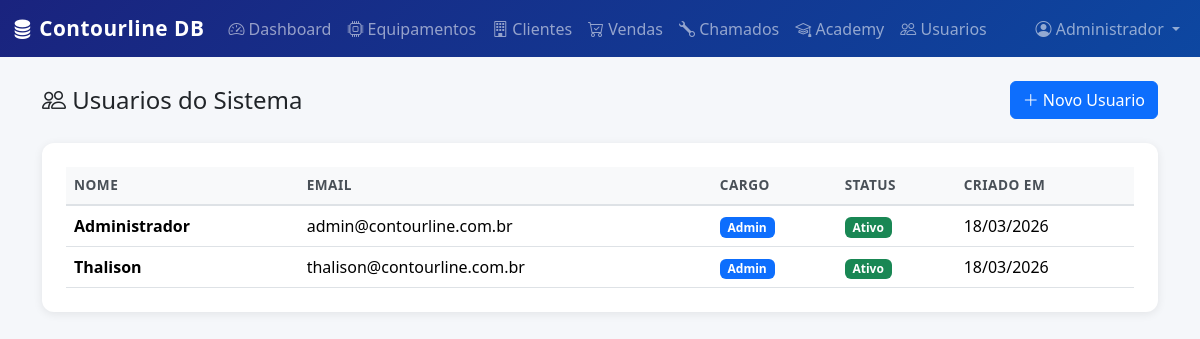
Screenshot of /admin/usuarios (signed in) with the database file from the repository.
### models.py (models this page shows, shortened)
class Usuario(UserMixin, db.Model):
    __tablename__ = 'usuarios'
    id = db.Column(db.Integer, primary_key=True)
    nome = db.Column(db.String(120), nullable=False)
    email = db.Column(db.String(120), unique=True, nullable=False)
    senha_hash = db.Column(db.String(256), nullable=False)
    cargo = db.Column(db.String(50), nullable=False, default='vendedor')  # admin, vendedor, tecnico, marketing
    ativo = db.Column(db.Boolean, default=True)
    criado_em = db.Column(db.DateTime, default=lambda: datetime.now(timezone.utc))
    vendas = db.relationship('Venda', backref='vendedor', lazy='dynamic', foreign_keys='Venda.vendedor_id')
    chamados = db.relationship('Chamado', backref='tecnico', lazy='dynamic', foreign_keys='Chamado.tecnico_id')

### app.py (the view)
    @app.route('/admin/usuarios')
    @login_required
    @cargo_required('admin')
    def admin_usuarios():
        usuarios = Usuario.query.order_by(Usuario.nome).all()
        return render_template('admin/usuarios.html', usuarios=usuarios)

### templates/admin/usuarios.html (shortened to what this page needs)
{% extends "base.html" %}
{% block content %}
<div class="container">
    <div class="d-flex justify-content-between align-items-center mb-4">
        <h4 class="mb-0"><i class="bi bi-people"></i> Usuarios do Sistema</h4>
        <a href="{{ url_for('admin_usuario_novo') }}" class="btn btn-primary"><i class="bi bi-plus-lg"></i> Novo Usuario</a>
    </div>
    <div class="table-container">
        <div class="table-responsive">
            <table class="table table-hover mb-0">
                <thead>
                    <tr>
                        <th>Nome</th>
                        <th>Email</th>
                        <th>Cargo</th>
                        <th>Status</th>
                        <th>Criado em</th>
                    </tr>
                </thead>
                <tbody>
                    {% for u in usuarios %}
                    <tr>
                        <td><strong>{{ u.nome }}</strong></td>
                        <td>{{ u.email }}</td>
                        <td><span class="badge bg-primary">{{ u.cargo | title }}</span></td>
                        <td>
                            {% if u.ativo %}
                            <span class="badge bg-success">Ativo</span>
                            {% else %}
                            <span class="badge bg-secondary">Inativo</span>
                            {% endif %}
                        </td>
                        <td>{{ u.criado_em.strftime('%d/%m/%Y') if u.criado_em else '-' }}</td>
                    </tr>
                    {% endfor %}
                </tbody>
            </table>
        </div>
    </div>
</div>
{% endblock %}

### templates/base.html (shortened to what this page needs)
<!DOCTYPE html>
<html lang="pt-BR">
<head>
    <link href="https://cdn.jsdelivr.net/npm/bootstrap@5.3.3/dist/css/bootstrap.min.css" rel="stylesheet">
    <link href="https://cdn.jsdelivr.net/npm/bootstrap-icons@1.11.3/font/bootstrap-icons.min.css" rel="stylesheet">
    <link href="{{ url_for('static', filename='css/style.css') }}" rel="stylesheet">
</head>
<body>
{% if current_user.is_authenticated %}
<nav class="navbar navbar-expand-lg navbar-dark bg-contourline">
    <div class="container-fluid">
        <a class="navbar-brand fw-bold" href="{{ url_for('dashboard') }}">
            <i class="bi bi-database-fill"></i> Contourline DB
        </a>
        <div class="collapse navbar-collapse" id="navbarNav">
            <ul class="navbar-nav me-auto">
                <li class="nav-item">
                    <a class="nav-link" href="{{ url_for('dashboard') }}"><i class="bi bi-speedometer2"></i> Dashboard</a>
                </li>
                <li class="nav-item">
                    <a class="nav-link" href="{{ url_for('equipamentos_lista') }}"><i class="bi bi-cpu"></i> Equipamentos</a>
                </li>
                <li class="nav-item">
                    <a class="nav-link" href="{{ url_for('clientes_lista') }}"><i class="bi bi-building"></i> Clientes</a>
                </li>
                {% if current_user.cargo in ['admin', 'vendedor', 'marketing'] %}
                <li class="nav-item">
                    <a class="nav-link" href="{{ url_for('vendas_lista') }}"><i class="bi bi-cart-check"></i> Vendas</a>
                </li>
                {% endif %}
                <li class="nav-item">
                    <a class="nav-link" href="{{ url_for('chamados_lista') }}"><i class="bi bi-wrench"></i> Chamados</a>
                </li>
                <li class="nav-item">
                    <a class="nav-link" href="{{ url_for('academy_lista') }}"><i class="bi bi-mortarboard"></i> Academy</a>
                </li>
                {% if current_user.cargo == 'admin' %}
                <li class="nav-item">
                    <a class="nav-link" href="{{ url_for('admin_usuarios') }}"><i class="bi bi-people"></i> Usuarios</a>
                </li>
                {% endif %}
            </ul>
            <ul class="navbar-nav">
                <li class="nav-item dropdown">
                    <a class="nav-link dropdown-toggle" href="#" role="button" data-bs-toggle="dropdown">
                        <i class="bi bi-person-circle"></i> {{ current_user.nome }}
                    </a>
                </li>
            </ul>
        </div>
    </div>
</nav>
{% endif %}
<main class="container-fluid py-4">
    {% block content %}{% endblock %}
</main>
</body>
</html>

### static/css/style.css (style rules this page uses)
:root { --cl-primary: #1a237e; --cl-secondary: #0d47a1; --cl-accent: #00bcd4; --cl-success: #2e7d32; --cl-warning: #f57f17; --cl-danger: #c62828; --cl-light: #f5f7fa; --cl-dark: #1a1a2e; }
body { background-color: var(--cl-light); font-family: 'Segoe UI', system-ui, -apple-system, sans-serif; }
.bg-contourline { background: linear-gradient(135deg, var(--cl-primary), var(--cl-secondary)) !important; }
.navbar-brand { font-size: 1.3rem; letter-spacing: 0.5px; }
.table-container { background: white; border-radius: 12px; padding: 1.5rem; box-shadow: 0 2px 10px rgba(0, 0, 0, 0.08); }
.table th { background-color: #f8f9fa; border-bottom: 2px solid #dee2e6; font-weight: 600; font-size: 0.85rem; text-transform: uppercase; letter-spacing: 0.5px; color: #495057; }

### rows the page displays
Usuario: nome "Administrador", email "admin@contourline.com.br", cargo "Admin", ativo "Ativo", criado_em "18/03/2026"
Usuario: nome "Thalison", email "thalison@contourline.com.br", cargo "Admin", ativo "Ativo", criado_em "18/03/2026"
